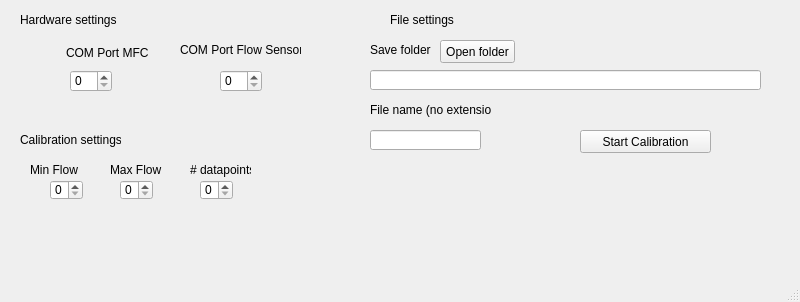
<?xml version="1.0" encoding="UTF-8"?>
<ui version="4.0">
 <class>MainWindow</class>
 <widget class="QMainWindow" name="MainWindow">
  <property name="geometry">
   <rect>
    <x>0</x>
    <y>0</y>
    <width>800</width>
    <height>302</height>
   </rect>
  </property>
  <property name="windowTitle">
   <string>MainWindow</string>
  </property>
  <widget class="QWidget" name="centralwidget">
   <widget class="QSpinBox" name="spinBox_maxflow">
    <property name="geometry">
     <rect>
      <x>120</x>
      <y>180</y>
      <width>33</width>
      <height>20</height>
     </rect>
    </property>
   </widget>
   <widget class="QSpinBox" name="spinBox_ndatapoints">
    <property name="geometry">
     <rect>
      <x>200</x>
      <y>180</y>
      <width>33</width>
      <height>20</height>
     </rect>
    </property>
   </widget>
   <widget class="QPushButton" name="button_start">
    <property name="geometry">
     <rect>
      <x>580</x>
      <y>130</y>
      <width>131</width>
      <height>23</height>
     </rect>
    </property>
    <property name="text">
     <string>Start Calibration</string>
    </property>
   </widget>
   <widget class="QLabel" name="label">
    <property name="geometry">
     <rect>
      <x>30</x>
      <y>160</y>
      <width>61</width>
      <height>20</height>
     </rect>
    </property>
    <property name="text">
     <string>Min Flow</string>
    </property>
   </widget>
   <widget class="QLabel" name="label_2">
    <property name="geometry">
     <rect>
      <x>110</x>
      <y>160</y>
      <width>61</width>
      <height>20</height>
     </rect>
    </property>
    <property name="text">
     <string>Max Flow</string>
    </property>
   </widget>
   <widget class="QLabel" name="label_3">
    <property name="geometry">
     <rect>
      <x>190</x>
      <y>160</y>
      <width>61</width>
      <height>20</height>
     </rect>
    </property>
    <property name="text">
     <string># datapoints</string>
    </property>
   </widget>
   <widget class="QLabel" name="label_4">
    <property name="geometry">
     <rect>
      <x>66</x>
      <y>43</y>
      <width>101</width>
      <height>20</height>
     </rect>
    </property>
    <property name="text">
     <string>COM Port MFC</string>
    </property>
   </widget>
   <widget class="QLabel" name="label_5">
    <property name="geometry">
     <rect>
      <x>180</x>
      <y>40</y>
      <width>121</width>
      <height>20</height>
     </rect>
    </property>
    <property name="text">
     <string>COM Port Flow Sensor</string>
    </property>
   </widget>
   <widget class="QSpinBox" name="spinBox_MFC_com">
    <property name="geometry">
     <rect>
      <x>70</x>
      <y>70</y>
      <width>42</width>
      <height>22</height>
     </rect>
    </property>
   </widget>
   <widget class="QSpinBox" name="spinBox_Sensor_com">
    <property name="geometry">
     <rect>
      <x>220</x>
      <y>70</y>
      <width>42</width>
      <height>22</height>
     </rect>
    </property>
   </widget>
   <widget class="QSpinBox" name="spinBox_minflow">
    <property name="geometry">
     <rect>
      <x>50</x>
      <y>180</y>
      <width>33</width>
      <height>20</height>
     </rect>
    </property>
   </widget>
   <widget class="QLabel" name="label_6">
    <property name="geometry">
     <rect>
      <x>20</x>
      <y>10</y>
      <width>101</width>
      <height>20</height>
     </rect>
    </property>
    <property name="text">
     <string>Hardware settings</string>
    </property>
   </widget>
   <widget class="QLabel" name="label_7">
    <property name="geometry">
     <rect>
      <x>20</x>
      <y>130</y>
      <width>101</width>
      <height>20</height>
     </rect>
    </property>
    <property name="text">
     <string>Calibration settings</string>
    </property>
   </widget>
   <widget class="QLabel" name="label_8">
    <property name="geometry">
     <rect>
      <x>390</x>
      <y>10</y>
      <width>101</width>
      <height>20</height>
     </rect>
    </property>
    <property name="text">
     <string>File settings</string>
    </property>
   </widget>
   <widget class="QLabel" name="label_9">
    <property name="geometry">
     <rect>
      <x>370</x>
      <y>40</y>
      <width>121</width>
      <height>20</height>
     </rect>
    </property>
    <property name="text">
     <string>Save folder</string>
    </property>
   </widget>
   <widget class="QLineEdit" name="lineEdit_datafolder">
    <property name="geometry">
     <rect>
      <x>370</x>
      <y>70</y>
      <width>391</width>
      <height>20</height>
     </rect>
    </property>
   </widget>
   <widget class="QPushButton" name="pushButton_openfolder">
    <property name="geometry">
     <rect>
      <x>440</x>
      <y>40</y>
      <width>75</width>
      <height>23</height>
     </rect>
    </property>
    <property name="text">
     <string>Open folder</string>
    </property>
   </widget>
   <widget class="QLineEdit" name="lineEdit_filename">
    <property name="geometry">
     <rect>
      <x>370</x>
      <y>130</y>
      <width>111</width>
      <height>20</height>
     </rect>
    </property>
   </widget>
   <widget class="QLabel" name="label_10">
    <property name="geometry">
     <rect>
      <x>370</x>
      <y>100</y>
      <width>121</width>
      <height>20</height>
     </rect>
    </property>
    <property name="text">
     <string>File name (no extension)</string>
    </property>
   </widget>
  </widget>
  <widget class="QMenuBar" name="menubar">
   <property name="geometry">
    <rect>
     <x>0</x>
     <y>0</y>
     <width>800</width>
     <height>21</height>
    </rect>
   </property>
  </widget>
  <widget class="QStatusBar" name="statusbar"/>
 </widget>
 <resources/>
 <connections/>
</ui>
